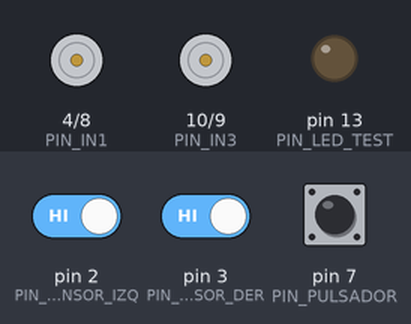
Bench run of a sketch on a simulated Arduino Uno, built with avr-gcc and run on an emulated ATmega328P. Shown: motor-driver pin pairs drawn as motors (green arrow = first pin HIGH = forward, orange = second pin HIGH = backward, longer = more drive, scaled by the enable pin), output pins drawn as LEDs (lit = HIGH). Inputs (shaded band) come from the test bench; at power-on: pin 7 (PIN_PULSADOR) HIGH, pin 2 (PIN_SENSOR_IZQ) HIGH, pin 3 (PIN_SENSOR_DER) HIGH.

Above: at 1.2 s.
1.3 s: pin 7 (PIN_PULSADOR) pulled LOW for 0.15 s
At 2.6 s:
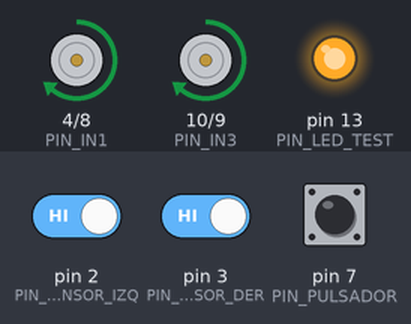
2.9 s: pin 2 (PIN_SENSOR_IZQ) driven LOW
At 3.3 s:
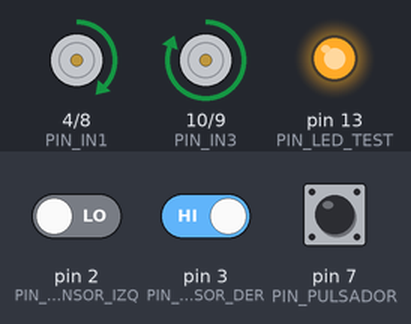
4.4 s: pin 3 (PIN_SENSOR_DER) driven LOW
At 4.8 s:
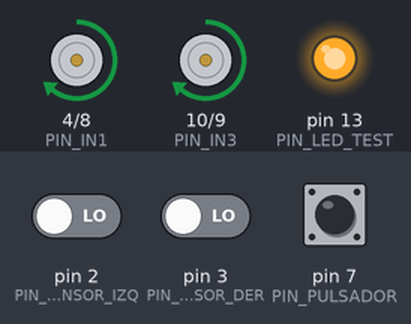
5.9 s: pin 2 (PIN_SENSOR_IZQ) driven HIGH
At 6.9 s:
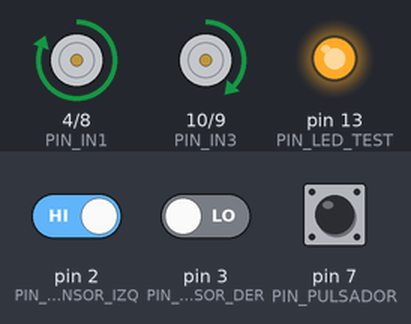
7.4 s: pin 3 (PIN_SENSOR_DER) driven HIGH
At 8.4 s:
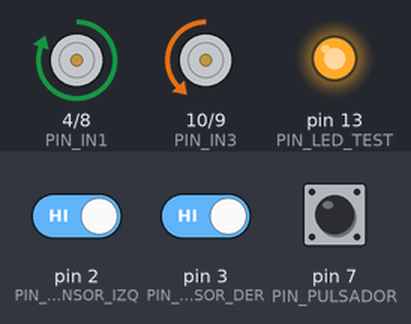
8.9 s: pin 2 (PIN_SENSOR_IZQ) driven LOW
At 9.2 s:
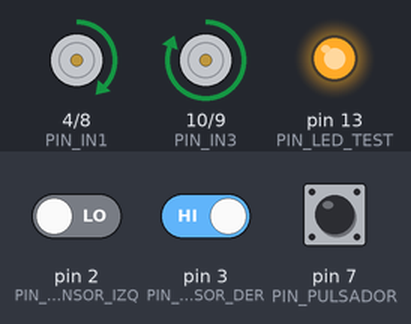
Timing chart, 0 to 11.4 s (numbered marks = the images above; inputs shaded):
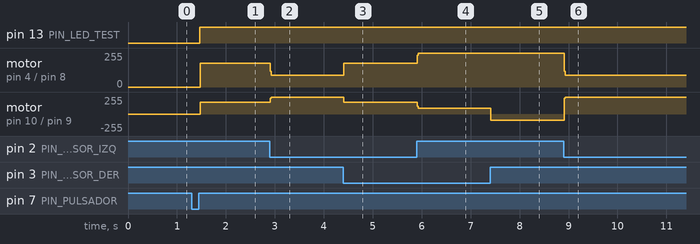

Measured:
- after the input at 1.3 s, pin 13 (PIN_LED_TEST): LOW → HIGH after 0.17 s; motor on pin 4 (PIN_IN1) / pin 8 (PIN_IN2), motor on pin 10 (PIN_IN3) / pin 9 (PIN_IN4): stopped → forward 180/255 after 0.17 s
- after the input at 2.9 s, motor on pin 4 (PIN_IN1) / pin 8 (PIN_IN2): forward 180/255 → forward 89/255 at once; motor on pin 10 (PIN_IN3) / pin 9 (PIN_IN4): forward 180/255 → forward 255/255 at once
- after the input at 4.4 s, motor on pin 4 (PIN_IN1) / pin 8 (PIN_IN2): forward 89/255 → forward 180/255 at once; motor on pin 10 (PIN_IN3) / pin 9 (PIN_IN4): forward 255/255 → forward 180/255 at once
- after the input at 5.9 s, motor on pin 4 (PIN_IN1) / pin 8 (PIN_IN2): forward 180/255 → forward 255/255 at once; motor on pin 10 (PIN_IN3) / pin 9 (PIN_IN4): forward 180/255 → forward 89/255 at once
- after the input at 7.4 s, motor on pin 10 (PIN_IN3) / pin 9 (PIN_IN4): forward 89/255 → backward 90/255 at once
- after the input at 8.9 s, motor on pin 4 (PIN_IN1) / pin 8 (PIN_IN2): forward 255/255 → forward 89/255 at once; motor on pin 10 (PIN_IN3) / pin 9 (PIN_IN4): backward 90/255 → forward 255/255 at once

The sketch:

test-vel-2-sensores.ino
```cpp
#include <Arduino.h>

// Modo de telemetria por puerto serie:
// 1 = Habilitada para calibracion y diagnostico en banco.
// 0 = Modo competicion (desactiva el UART, ahorra RAM y optimiza el tiempo de ciclo del bucle de control).
#define HABILITAR_TELEMETRIA 0

// Definición de pines para Motor Izquierdo
const uint8_t PIN_ENA = 5;
const uint8_t PIN_IN1 = 4;
const uint8_t PIN_IN2 = 8;

// Definición de pines para Motor Derecho
const uint8_t PIN_ENB = 6;
const uint8_t PIN_IN3 = 10;
const uint8_t PIN_IN4 = 9;

// Definición de pines para Sensores Ópticos
const uint8_t PIN_SENSOR_IZQ = 2;
const uint8_t PIN_SENSOR_DER = 3;

// Pin del LED integrado para diagnóstico visual en placa
const uint8_t PIN_LED_TEST = 13;

// Pin del pulsador de arranque en chasis
const uint8_t PIN_PULSADOR = 7;
const uint8_t PULSADOR_PRESIONADO = LOW;

// Lógica de detección óptica (LOW sobre blanco para comparador estándar LM393)
const uint8_t DETECTA_BLANCO = LOW;

// Parámetros de velocidad PWM para alta velocidad en recta y curva rápida
const int VELOCIDAD_BASE        = 180; // Aumento de velocidad de crucero en recta
const int VELOCIDAD_MAX         = 255; // 100% ciclo de trabajo en motor exterior
const int VELOCIDAD_REVERSA_MAX = 170; // Contra-rotación de rescate en línea perdida

// Ganancias del controlador
const float KP = 135.0f;
const float KD = 50.0f;

// Intervalo de muestreo del bucle de control en milisegundos
const unsigned long INTERVALO_MS = 5;

// Ventana temporal para distinguir roce transitorio en recta de curva sostenida (en ms)
const unsigned long TIEMPO_FILTRO_CURVA_MS = 25;

// Modelado de estados de seguimiento de línea
enum EstadoSeguimiento {
  ESTADO_CENTRO,
  ESTADO_CORRECCION_IZQ,
  ESTADO_CORRECCION_DER,
  ESTADO_LINEA_PERDIDA,
  ESTADO_INTERSECCION
};

struct LecturaSensores {
  bool izqDetectaBlanco;
  bool derDetectaBlanco;
};

// Modelado del modo operativo del robot
enum ModoRobot {
  MODO_STANDBY,
  MODO_CARRERA
};

// Variables de estado interno
ModoRobot modoActual = MODO_STANDBY;
float ultimoError = 0.0f;
float ultimoGiroRecuperacion = 0.0f;
unsigned long tiempoAnterior = 0;
unsigned long tiempoInicioDeteccion = 0;

#if HABILITAR_TELEMETRIA
unsigned long tiempoTelemetria = 0;
#endif

LecturaSensores leerSensores() {
  LecturaSensores lectura;
  lectura.izqDetectaBlanco = (digitalRead(PIN_SENSOR_IZQ) == DETECTA_BLANCO);
  lectura.derDetectaBlanco = (digitalRead(PIN_SENSOR_DER) == DETECTA_BLANCO);
  return lectura;
}

EstadoSeguimiento clasificarEstado(LecturaSensores lectura) {
  if (!lectura.izqDetectaBlanco && !lectura.derDetectaBlanco) {
    if (ultimoError == 0.0f) {
      return ESTADO_CENTRO;
    }
    return ESTADO_LINEA_PERDIDA;
  }
  if (lectura.izqDetectaBlanco && !lectura.derDetectaBlanco) {
    return ESTADO_CORRECCION_IZQ;
  }
  if (!lectura.izqDetectaBlanco && lectura.derDetectaBlanco) {
    return ESTADO_CORRECCION_DER;
  }
  return ESTADO_INTERSECCION;
}

float calcularError(EstadoSeguimiento estado, unsigned long tiempoActual) {
  switch (estado) {
    case ESTADO_CENTRO:
      ultimoGiroRecuperacion = 0.0f;
      tiempoInicioDeteccion = 0;
      return 0.0f;

    case ESTADO_CORRECCION_IZQ:
      if (tiempoInicioDeteccion == 0) {
        tiempoInicioDeteccion = tiempoActual;
      }
      ultimoGiroRecuperacion = -2.0f;
      // Roce leve en recta: corrección sutil para mantener avance recto
      if (tiempoActual - tiempoInicioDeteccion < TIEMPO_FILTRO_CURVA_MS) {
        return -0.45f;
      }
      // Curva rápida: sostiene rueda interna en avance positivo (~93 PWM) y exterior al 100% (255 PWM)
      return -0.68f;

    case ESTADO_CORRECCION_DER:
      if (tiempoInicioDeteccion == 0) {
        tiempoInicioDeteccion = tiempoActual;
      }
      ultimoGiroRecuperacion = 2.0f;
      if (tiempoActual - tiempoInicioDeteccion < TIEMPO_FILTRO_CURVA_MS) {
        return 0.45f;
      }
      return 0.68f;

    // Rescate agresivo con contra-rotación inmediata si pierde la línea por inercia
    case ESTADO_LINEA_PERDIDA:
      tiempoInicioDeteccion = 0;
      return ultimoGiroRecuperacion;

    case ESTADO_INTERSECCION:
      tiempoInicioDeteccion = 0;
      return 0.0f;
  }
  return 0.0f;
}

void fijarMotores(int velocidadIzq, int velocidadDer) {
  velocidadIzq = constrain(velocidadIzq, -VELOCIDAD_REVERSA_MAX, VELOCIDAD_MAX);
  velocidadDer = constrain(velocidadDer, -VELOCIDAD_REVERSA_MAX, VELOCIDAD_MAX);

  // Control bidireccional Motor Izquierdo
  if (velocidadIzq >= 0) {
    digitalWrite(PIN_IN1, HIGH);
    digitalWrite(PIN_IN2, LOW);
    analogWrite(PIN_ENA, velocidadIzq);
  } else {
    digitalWrite(PIN_IN1, LOW);
    digitalWrite(PIN_IN2, HIGH);
    analogWrite(PIN_ENA, -velocidadIzq);
  }

  // Control bidireccional Motor Derecho
  if (velocidadDer >= 0) {
    digitalWrite(PIN_IN3, HIGH);
    digitalWrite(PIN_IN4, LOW);
    analogWrite(PIN_ENB, velocidadDer);
  } else {
    digitalWrite(PIN_IN3, LOW);
    digitalWrite(PIN_IN4, HIGH);
    analogWrite(PIN_ENB, -velocidadDer);
  }
}

void detenerMotores() {
  digitalWrite(PIN_IN1, LOW);
  digitalWrite(PIN_IN2, LOW);
  digitalWrite(PIN_IN3, LOW);
  digitalWrite(PIN_IN4, LOW);
  analogWrite(PIN_ENA, 0);
  analogWrite(PIN_ENB, 0);
}

void setup() {
#if HABILITAR_TELEMETRIA
  Serial.begin(115200);
#endif

  pinMode(PIN_ENA, OUTPUT);
  pinMode(PIN_IN1, OUTPUT);
  pinMode(PIN_IN2, OUTPUT);

  pinMode(PIN_ENB, OUTPUT);
  pinMode(PIN_IN3, OUTPUT);
  pinMode(PIN_IN4, OUTPUT);

  pinMode(PIN_LED_TEST, OUTPUT);
  digitalWrite(PIN_LED_TEST, LOW);

  pinMode(PIN_PULSADOR, INPUT_PULLUP);

  pinMode(PIN_SENSOR_IZQ, INPUT_PULLUP);
  pinMode(PIN_SENSOR_DER, INPUT_PULLUP);

  detenerMotores();
}

void loop() {
  if (modoActual == MODO_STANDBY) {
    detenerMotores();
    digitalWrite(PIN_LED_TEST, LOW);

    if (digitalRead(PIN_PULSADOR) == PULSADOR_PRESIONADO) {
      delay(50);
      if (digitalRead(PIN_PULSADOR) == PULSADOR_PRESIONADO) {
        while (digitalRead(PIN_PULSADOR) == PULSADOR_PRESIONADO) {
          delay(10);
        }
        delay(20);
        modoActual = MODO_CARRERA;
        digitalWrite(PIN_LED_TEST, HIGH);
        tiempoAnterior = millis();
        ultimoError = 0.0f;
      }
    }
    return;
  }

  unsigned long tiempoActual = millis();
  if (tiempoActual - tiempoAnterior < INTERVALO_MS) {
    return;
  }
  tiempoAnterior = tiempoActual;

  LecturaSensores lectura = leerSensores();

  EstadoSeguimiento estado = clasificarEstado(lectura);
  float error = calcularError(estado, tiempoActual);

  float derivada = error - ultimoError;
  ultimoError = error;

  float correccion = (KP * error) + (KD * derivada);

  int velocidadIzq = VELOCIDAD_BASE + (int)correccion;
  int velocidadDer = VELOCIDAD_BASE - (int)correccion;

  fijarMotores(velocidadIzq, velocidadDer);

#if HABILITAR_TELEMETRIA
  if (tiempoActual - tiempoTelemetria >= 100) {
    tiempoTelemetria = tiempoActual;
    Serial.print(F("Izq: "));
    Serial.print(digitalRead(PIN_SENSOR_IZQ));
    Serial.print(F(" | Der: "));
    Serial.print(digitalRead(PIN_SENSOR_DER));
    Serial.print(F(" | Estado: "));
    Serial.print(estado);
    Serial.print(F(" | Error: "));
    Serial.print(error);
    Serial.print(F(" | PWM_I: "));
    Serial.print(velocidadIzq);
    Serial.print(F(" | PWM_D: "));
    Serial.println(velocidadDer);
  }
#endif
}
```
